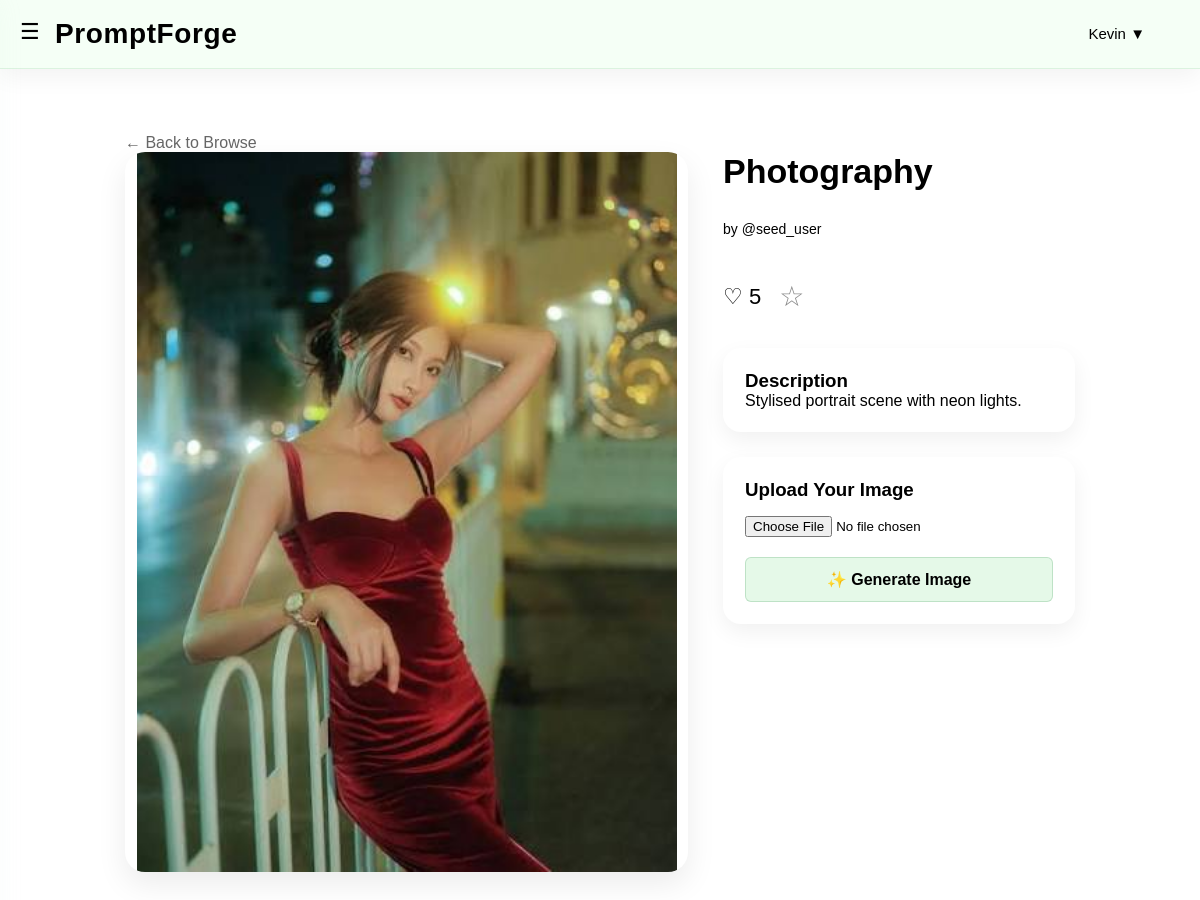
Page /prompt/2 (signed in) on the committed database.
### models.py (models this page shows)
class User(db.Model, UserMixin):
    id = db.Column(db.Integer, primary_key=True)
    username = db.Column(db.String(50), unique=True, nullable=False)
    email = db.Column(db.String(100), unique=True, nullable=False)
    password_hash = db.Column(db.String(200), nullable=False)
    subscription_type = db.Column(db.String(20), default="Free")
    generations_today = db.Column(db.Integer, default=0)
    balance = db.Column(db.Float, default=0.0)
    created_at = db.Column(db.DateTime, default=datetime.utcnow)
    prompts = db.relationship("Prompt", back_populates="user")

class Prompt(db.Model):
    id = db.Column(db.Integer, primary_key=True)
    title = db.Column(db.String(100), nullable=False)
    description = db.Column(db.Text)
    prompt_text = db.Column(db.Text)
    creator = db.Column(db.Integer, db.ForeignKey("user.id"), nullable=False)
    user = db.relationship("User", back_populates="prompts")
    image_url = db.Column(db.String(300))
    uploaded_image = db.Column(db.String(255))
    likes = db.Column(db.Integer, default=0)
    created_at = db.Column(db.DateTime, default=datetime.utcnow)

### routes.py (the view)
@main.route("/prompt/<int:prompt_id>", methods=["GET", "POST"])
def prompt_detail(prompt_id):
    prompt = Prompt.query.get_or_404(prompt_id)
    saved_prompts = set()
    liked_prompts = set()
    if current_user.is_authenticated:
        saved_prompts = {
            save.prompt_id
            for save in SavedPrompt.query.filter_by(
                user_id=current_user.id
            ).all()
        }
        liked_prompts = {
            like.prompt_id
            for like in Like.query.filter_by(
                user_id=current_user.id
            ).all()
        }
    if request.method == "POST":
        pass
    return render_template(
        "prompt_detail.html",
        prompt=prompt,
        saved_prompts=saved_prompts,
        liked_prompts=liked_prompts
    )

### app.py (called while the page is built)
def create_app():
    app = Flask(__name__)
    app.config["SECRET_KEY"] = os.environ.get("SECRET_KEY", "a-very-secure-local-key")
    os.makedirs(app.instance_path, exist_ok=True)
    db_path = os.path.join(app.instance_path, "project.db")
    app.config["SQLALCHEMY_DATABASE_URI"] = f"sqlite:///{db_path}"
    app.config["SQLALCHEMY_TRACK_MODIFICATIONS"] = False
    db.init_app(app)
    login_manager.init_app(app)
    login_manager.login_view = "main.login"
    @login_manager.user_loader
    def load_user(user_id):
        return User.query.get(int(user_id))
    from routes import main as main_bp
    app.register_blueprint(main_bp)
    with app.app_context():
        db.create_all()
    return app

### templates/prompt_detail.html (shortened to what this page needs)
{% extends "base.html" %}
{% block content %}
<div class="prompt-page">
    <a href="{{ url_for('main.home') }}" class="back-link">
        ← Back to Browse
    </a>
    <div class="detail-layout">
        <div class="left-column">
            <div class="image-card">
                <img
                    class="prompt-preview"
                    src="{{ url_for('static', filename=prompt.image_url) }}"
                    alt="{{ prompt.title }}">
            </div>
        </div>
        <div class="right-column">
            <h1>{{ prompt.title }}</h1>
            <p class="creator">
                by @{{ prompt.user.username }}
            </p>
            <div class="prompt-actions">
                <button class="like-btn"
                        data-prompt-id="{{ prompt.id }}">
                    <span class="heart">
                        {% if current_user.is_authenticated and prompt.id in liked_prompts %}
                            ❤
                        {% else %}
                            ♡
                        {% endif %}
                    </span>
                    <span class="like-count">
                        {{ prompt.likes }}
                    </span>
                </button>
                <button class="save-btn
                    "
                    data-prompt-id="{{ prompt.id }}">
                    {% if current_user.is_authenticated and prompt.id in saved_prompts %}
                        ★
                    {% else %}
                        ☆
                    {% endif %}
                </button>
            </div>
            <div class="description-card">
                <h3>Description</h3>
                <p>{{ prompt.description }}</p>
            </div>
            <div class="upload-card">
                <h3>Upload Your Image</h3>
                <form method="POST"
                      enctype="multipart/form-data">
                    <input
                        type="file"
                        name="image">
                    <button class="btn-submit"
                            type="submit">
                        ✨ Generate Image
                    </button>
                </form>
            </div>
        </div>
    </div>
</div>
{% endblock %}

### templates/base.html (shortened to what this page needs)
<!DOCTYPE html>
<html lang="en">
<head>
    <link rel="stylesheet" href="{{ url_for('static', filename='style.css') }}">
</head>
<body>
    <header class="navbar">
        <button class="menu-btn" onclick="toggleSidebar()">☰</button>
        <h1 class="logo">
            <a href="/" style="text-decoration:none; color:inherit;">
                PromptForge
            </a>
        </h1>
        <div class="nav-right">
            {% if current_user.is_authenticated %}
                <div class="dropdown">
                    <button class="dropdown-btn" onclick="toggleDropdown()">
                        {{ current_user.username }} ▼
                    </button>
                </div>
            {% else %}
                <a href="/login">Login</a>
                <a href="/signup">Sign Up</a>
            {% endif %}
        </div>
    </header>
    <div class="page-content">
        {% block content %}{% endblock %}
    </div>
</body>
</html>

### static/style.css (style rules this page uses)
* { margin: 0; padding: 0; box-sizing: border-box; }
body { font-family: Arial, sans-serif; background: #ffffff; color: #000000; }
.navbar { position: sticky; top: 0; z-index: 1000; display: flex; justify-content: space-between; align-items: center; padding: 18px 55px; background: #f5fff6; border-bottom: 1px solid rgba(170,220,180,.35); box-shadow: 0 8px 25px rgba(0,0,0,.05); backdrop-filter: blur(8px); }
.logo { font-size:28px; font-weight:700; letter-spacing:.6px; }
.nav-right { display: flex; align-items: center; gap: 20px; }
.creator { font-size: 14px; color: #000000; margin-bottom: 10px; }
.menu-btn { position: absolute; left: 20px; top: 47%; transform: translateY(-50%); font-size: 22px; background: none; border: none; cursor: pointer; z-index: 1100; }
.btn-submit { width: 100%; padding: 12px; background: #e5f9e8; color: #000000; border: 1px solid rgba(180, 220, 190, 0.8); border-radius: 6px; font-size: 16px; font-weight: bold; cursor: pointer; transition: background 0.2s, transform 0.1s; }
.dropdown { position: relative; display: inline-block; }
.dropdown-btn { background: transparent; border: none; outline: none; padding: 0; font-size: 15px; font-weight: 500; color: #000000; cursor: pointer; transition: background 0.2s; }
.save-btn { background: none; border: none; cursor: pointer; font-size: 28px; color: #888; transition: transform 0.15s ease, color 0.15s ease; }
.like-btn { background: none; border: none; cursor: pointer; font-size: 22px; transition: transform 0.15s ease; }
.prompt-page { max-width: 1000px; margin: 40px auto; padding: 25px; }
.prompt-preview { width: 100%; display: block; max-height: 720px; object-fit: contain; }
.image-card { background: white; border-radius: 20px; overflow: hidden; box-shadow: 0 12px 30px rgba(0, 0, 0, .08); }
.description-card, .upload-card, .result-card { background: white; border-radius: 18px; padding: 22px; box-shadow: 0 8px 22px rgba(0, 0, 0, .06); }
.upload-card input[type="file"] { width: 100%; margin: 15px 0 20px; }
.upload-card .btn-submit { width: 100%; }
.back-link { text-decoration: none; color: #666; }
.page-content { max-width: 1500px; margin: auto; }
.detail-layout { display: grid; grid-template-columns: 1.6fr 1fr; gap: 35px; align-items: start; }
.left-column, .right-column { display: flex; flex-direction: column; gap: 25px; }
.right-column h1 { font-size: 34px; margin-bottom: 5px; }
.prompt-actions { display: flex; align-items: center; gap: 18px; margin: 8px 0 10px; }

### rows in the picture
User: username "Kevin"
Prompt: image_url (picture), title "Photography", likes "5", description "Stylised portrait scene with neon lights."
User: user.username "seed_user"
